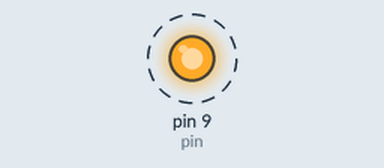
Recording of a sketch running on a simulated Arduino Uno, built with avr-gcc and run on an emulated ATmega328P. Parts: output pins drawn as LEDs (lit = HIGH). Dashed ring = blinking.

Above: at 0.5 s.
Timing chart, 0 to 4.6 s (numbered marks = the images above):
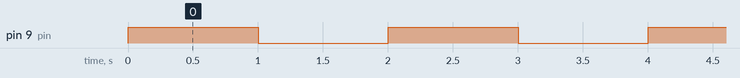

Measured:
- by itself, pin 9 (pin): alternates HIGH for 1.0 s and LOW for 1.0 s

The sketch:

BlinkingLED.ino
```cpp
int pin=9;
int trigpin=10;
void setup() {
  pinMode(pin,OUTPUT);


}

void loop() {
  digitalWrite(pin,HIGH);
  delay(1000);
  digitalWrite(pin,LOW);
  delay(1000);

}
```
